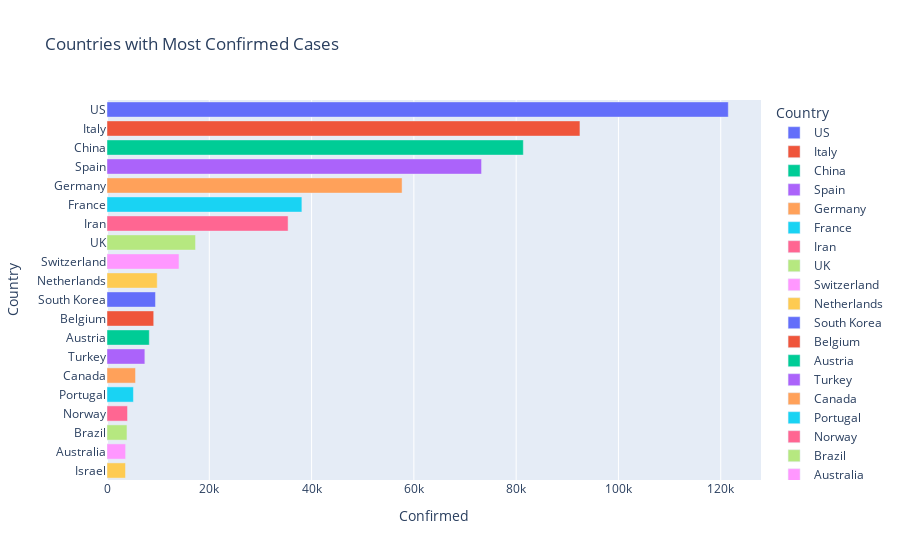
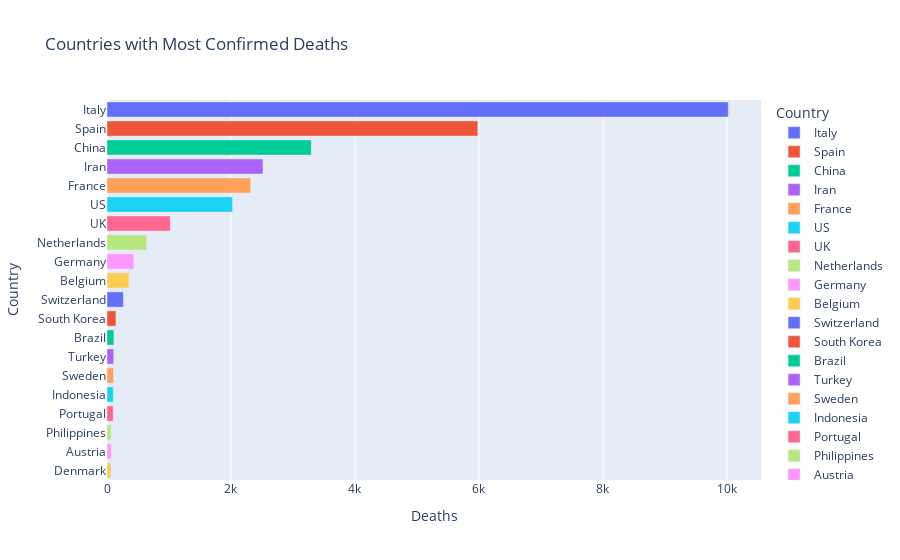

The cell these charts' notebook holds for them, in order:
### Code cell
grp_by_country.sort_values(by='Confirmed', ascending=False, inplace=True)
bar_graph = px.bar(grp_by_country[:20], 
                   x= 'Confirmed', y = 'Country', title= 'Countries with Most Confirmed Cases', 
                   orientation = 'h', color = 'Country'
                  )
bar_graph.show()

color1 = ['red']
bar_graph = px.bar(grp_by_country.sort_values('Deaths', ascending=False)[:20], 
                   x= 'Deaths', y = 'Country', title= 'Countries with Most Confirmed Deaths', 
                   orientation = 'h', color = 'Country'
                  )
bar_graph.show()

Image(pio.to_image(bar_graph, format='png'))

### Figure 1 — Plotly figure (JSON) as saved in the notebook; plotly's stock layout.template omitted (floating-point values rounded to 4 significant figures)
{"data": [{"alignmentgroup": "True", "hoverlabel": {"namelength": 0}, "hovertemplate": "Country=%{y}<br>Confirmed=%{x}", "legendgroup": "US", "marker": {"color": "#636efa"}, "name": "US", "offsetgroup": "US", "orientation": "h", "showlegend": true, "textposition": "auto", "type": "bar", "x": [121478], "xaxis": "x", "y": ["US"], "yaxis": "y"}, {"alignmentgroup": "True", "hoverlabel": {"namelength": 0}, "hovertemplate": "Country=%{y}<br>Confirmed=%{x}", "legendgroup": "Italy", "marker": {"color": "#EF553B"}, "name": "Italy", "offsetgroup": "Italy", "orientation": "h", "showlegend": true, "textposition": "auto", "type": "bar", "x": [92472], "xaxis": "x", "y": ["Italy"], "yaxis": "y"}, {"alignmentgroup": "True", "hoverlabel": {"namelength": 0}, "hovertemplate": "Country=%{y}<br>Confirmed=%{x}", "legendgroup": "China", "marker": {"color": "#00cc96"}, "name": "China", "offsetgroup": "China", "orientation": "h", "showlegend": true, "textposition": "auto", "type": "bar", "x": [81401], "xaxis": "x", "y": ["China"], "yaxis": "y"}, {"alignmentgroup": "True", "hoverlabel": {"namelength": 0}, "hovertemplate": "Country=%{y}<br>Confirmed=%{x}", "legendgroup": "Spain", "marker": {"color": "#ab63fa"}, "name": "Spain", "offsetgroup": "Spain", "orientation": "h", "showlegend": true, "textposition": "auto", "type": "bar", "x": [73235], "xaxis": "x", "y": ["Spain"], "yaxis": "y"}, {"alignmentgroup": "True", "hoverlabel": {"namelength": 0}, "hovertemplate": "Country=%{y}<br>Confirmed=%{x}", "legendgroup": "Germany", "marker": {"color": "#FFA15A"}, "name": "Germany", "offsetgroup": "Germany", "orientation": "h", "showlegend": true, "textposition": "auto", "type": "bar", "x": [57695], "xaxis": "x", "y": ["Germany"], "yaxis": "y"}, {"alignmentgroup": "True", "hoverlabel": {"namelength": 0}, "hovertemplate": "Country=%{y}<br>Confirmed=%{x}", "legendgroup": "France", "marker": {"color": "#19d3f3"}, "name": "France", "offsetgroup": "France", "orientation": "h", "showlegend": true, "textposition": "auto", "type": "bar", "x": [38105], "xaxis": "x", "y": ["France"], "yaxis": "y"}, {"alignmentgroup": "True", "hoverlabel": {"namelength": 0}, "hovertemplate": "Country=%{y}<br>Confirmed=%{x}", "legendgroup": "Iran", "marker": {"color": "#FF6692"}, "name": "Iran", "offsetgroup": "Iran", "orientation": "h", "showlegend": true, "textposition": "auto", "type": "bar", "x": [35408], "xaxis": "x", "y": ["Iran"], "yaxis": "y"}, {"alignmentgroup": "True", "hoverlabel": {"namelength": 0}, "hovertemplate": "Country=%{y}<br>Confirmed=%{x}", "legendgroup": "UK", "marker": {"color": "#B6E880"}, "name": "UK", "offsetgroup": "UK", "orientation": "h", "showlegend": true, "textposition": "auto", "type": "bar", "x": [17312], "xaxis": "x", "y": ["UK"], "yaxis": "y"}, {"alignmentgroup": "True", "hoverlabel": {"namelength": 0}, "hovertemplate": "Country=%{y}<br>Confirmed=%{x}", "legendgroup": "Switzerland", "marker": {"color": "#FF97FF"}, "name": "Switzerland", "offsetgroup": "Switzerland", "orientation": "h", "showlegend": true, "textposition": "auto", "type": "bar", "x": [14076], "xaxis": "x", "y": ["Switzerland"], "yaxis": "y"}, {"alignmentgroup": "True", "hoverlabel": {"namelength": 0}, "hovertemplate": "Country=%{y}<br>Confirmed=%{x}", "legendgroup": "Netherlands", "marker": {"color": "#FECB52"}, "name": "Netherlands", "offsetgroup": "Netherlands", "orientation": "h", "showlegend": true, "textposition": "auto", "type": "bar", "x": [9819], "xaxis": "x", "y": ["Netherlands"], "yaxis": "y"}, {"alignmentgroup": "True", "hoverlabel": {"namelength": 0}, "hovertemplate": "Country=%{y}<br>Confirmed=%{x}", "legendgroup": "South Korea", "marker": {"color": "#636efa"}, "name": "South Korea", "offsetgroup": "South Korea", "orientation": "h", "showlegend": true, "textposition": "auto", "type": "bar", "x": [9478], "xaxis": "x", "y": ["South Korea"], "yaxis": "y"}, {"alignmentgroup": "True", "hoverlabel": {"namelength": 0}, "hovertemplate": "Country=%{y}<br>Confirmed=%{x}", "legendgroup": "Belgium", "marker": {"color": "#EF553B"}, "name": "Belgium", "offsetgroup": "Belgium", "orientation": "h", "showlegend": true, "textposition": "auto", "type": "bar", "x": [9134], "xaxis": "x", "y": ["Belgium"], "yaxis": "y"}, {"alignmentgroup": "True", "hoverlabel": {"namelength": 0}, "hovertemplate": "Country=%{y}<br>Confirmed=%{x}", "legendgroup": "Austria", "marker": {"color": "#00cc96"}, "name": "Austria", "offsetgroup": "Austria", "orientation": "h", "showlegend": true, "textposition": "auto", "type": "bar", "x": [8271], "xaxis": "x", "y": ["Austria"], "yaxis": "y"}, {"alignmentgroup": "True", "hoverlabel": {"namelength": 0}, "hovertemplate": "Country=%{y}<br>Confirmed=%{x}", "legendgroup": "Turkey", "marker": {"color": "#ab63fa"}, "name": "Turkey", "offsetgroup": "Turkey", "orientation": "h", "showlegend": true, "textposition": "auto", "type": "bar", "x": [7402], "xaxis": "x", "y": ["Turkey"], "yaxis": "y"}, {"alignmentgroup": "True", "hoverlabel": {"namelength": 0}, "hovertemplate": "Country=%{y}<br>Confirmed=%{x}", "legendgroup": "Canada", "marker": {"color": "#FFA15A"}, "name": "Canada", "offsetgroup": "Canada", "orientation": "h", "showlegend": true, "textposition": "auto", "type": "bar", "x": [5576], "xaxis": "x", "y": ["Canada"], "yaxis": "y"}, {"alignmentgroup": "True", "hoverlabel": {"namelength": 0}, "hovertemplate": "Country=%{y}<br>Confirmed=%{x}", "legendgroup": "Portugal", "marker": {"color": "#19d3f3"}, "name": "Portugal", "offsetgroup": "Portugal", "orientation": "h", "showlegend": true, "textposition": "auto", "type": "bar", "x": [5170], "xaxis": "x", "y": ["Portugal"], "yaxis": "y"}, {"alignmentgroup": "True", "hoverlabel": {"namelength": 0}, "hovertemplate": "Country=%{y}<br>Confirmed=%{x}", "legendgroup": "Norway", "marker": {"color": "#FF6692"}, "name": "Norway", "offsetgroup": "Norway", "orientation": "h", "showlegend": true, "textposition": "auto", "type": "bar", "x": [4015], "xaxis": "x", "y": ["Norway"], "yaxis": "y"}, {"alignmentgroup": "True", "hoverlabel": {"namelength": 0}, "hovertemplate": "Country=%{y}<br>Confirmed=%{x}", "legendgroup": "Brazil", "marker": {"color": "#B6E880"}, "name": "Brazil", "offsetgroup": "Brazil", "orientation": "h", "showlegend": true, "textposition": "auto", "type": "bar", "x": [3904], "xaxis": "x", "y": ["Brazil"], "yaxis": "y"}, {"alignmentgroup": "True", "hoverlabel": {"namelength": 0}, "hovertemplate": "Country=%{y}<br>Confirmed=%{x}", "legendgroup": "Australia", "marker": {"color": "#FF97FF"}, "name": "Australia", "offsetgroup": "Australia", "orientation": "h", "showlegend": true, "textposition": "auto", "type": "bar", "x": [3640], "xaxis": "x", "y": ["Australia"], "yaxis": "y"}, {"alignmentgroup": "True", "hoverlabel": {"namelength": 0}, "hovertemplate": "Country=%{y}<br>Confirmed=%{x}", "legendgroup": "Israel", "marker": {"color": "#FECB52"}, "name": "Israel", "offsetgroup": "Israel", "orientation": "h", "showlegend": true, "textposition": "auto", "type": "bar", "x": [3619], "xaxis": "x", "y": ["Israel"], "yaxis": "y"}], "layout": {"barmode": "relative", "legend": {"title": {"text": "Country"}, "tracegroupgap": 0}, "title": {"text": "Countries with Most Confirmed Cases"}, "xaxis": {"anchor": "y", "domain": [0, 1], "title": {"text": "Confirmed"}}, "yaxis": {"anchor": "x", "categoryarray": ["Israel", "Australia", "Brazil", "Norway", "Portugal", "Canada", "Turkey", "Austria", "Belgium", "South Korea", "Netherlands", "Switzerland", "UK", "Iran", "France", "Germany", "Spain", "China", "Italy", "US"], "categoryorder": "array", "domain": [0, 1], "title": {"text": "Country"}}}}

### Figure 2 — Plotly figure (JSON) as saved in the notebook; plotly's stock layout.template omitted (floating-point values rounded to 4 significant figures)
{"data": [{"alignmentgroup": "True", "hoverlabel": {"namelength": 0}, "hovertemplate": "Country=%{y}<br>Deaths=%{x}", "legendgroup": "Italy", "marker": {"color": "#636efa"}, "name": "Italy", "offsetgroup": "Italy", "orientation": "h", "showlegend": true, "textposition": "auto", "type": "bar", "x": [10023], "xaxis": "x", "y": ["Italy"], "yaxis": "y"}, {"alignmentgroup": "True", "hoverlabel": {"namelength": 0}, "hovertemplate": "Country=%{y}<br>Deaths=%{x}", "legendgroup": "Spain", "marker": {"color": "#EF553B"}, "name": "Spain", "offsetgroup": "Spain", "orientation": "h", "showlegend": true, "textposition": "auto", "type": "bar", "x": [5982], "xaxis": "x", "y": ["Spain"], "yaxis": "y"}, {"alignmentgroup": "True", "hoverlabel": {"namelength": 0}, "hovertemplate": "Country=%{y}<br>Deaths=%{x}", "legendgroup": "China", "marker": {"color": "#00cc96"}, "name": "China", "offsetgroup": "China", "orientation": "h", "showlegend": true, "textposition": "auto", "type": "bar", "x": [3295], "xaxis": "x", "y": ["China"], "yaxis": "y"}, {"alignmentgroup": "True", "hoverlabel": {"namelength": 0}, "hovertemplate": "Country=%{y}<br>Deaths=%{x}", "legendgroup": "Iran", "marker": {"color": "#ab63fa"}, "name": "Iran", "offsetgroup": "Iran", "orientation": "h", "showlegend": true, "textposition": "auto", "type": "bar", "x": [2517], "xaxis": "x", "y": ["Iran"], "yaxis": "y"}, {"alignmentgroup": "True", "hoverlabel": {"namelength": 0}, "hovertemplate": "Country=%{y}<br>Deaths=%{x}", "legendgroup": "France", "marker": {"color": "#FFA15A"}, "name": "France", "offsetgroup": "France", "orientation": "h", "showlegend": true, "textposition": "auto", "type": "bar", "x": [2317], "xaxis": "x", "y": ["France"], "yaxis": "y"}, {"alignmentgroup": "True", "hoverlabel": {"namelength": 0}, "hovertemplate": "Country=%{y}<br>Deaths=%{x}", "legendgroup": "US", "marker": {"color": "#19d3f3"}, "name": "US", "offsetgroup": "US", "orientation": "h", "showlegend": true, "textposition": "auto", "type": "bar", "x": [2026], "xaxis": "x", "y": ["US"], "yaxis": "y"}, {"alignmentgroup": "True", "hoverlabel": {"namelength": 0}, "hovertemplate": "Country=%{y}<br>Deaths=%{x}", "legendgroup": "UK", "marker": {"color": "#FF6692"}, "name": "UK", "offsetgroup": "UK", "orientation": "h", "showlegend": true, "textposition": "auto", "type": "bar", "x": [1021], "xaxis": "x", "y": ["UK"], "yaxis": "y"}, {"alignmentgroup": "True", "hoverlabel": {"namelength": 0}, "hovertemplate": "Country=%{y}<br>Deaths=%{x}", "legendgroup": "Netherlands", "marker": {"color": "#B6E880"}, "name": "Netherlands", "offsetgroup": "Netherlands", "orientation": "h", "showlegend": true, "textposition": "auto", "type": "bar", "x": [640], "xaxis": "x", "y": ["Netherlands"], "yaxis": "y"}, {"alignmentgroup": "True", "hoverlabel": {"namelength": 0}, "hovertemplate": "Country=%{y}<br>Deaths=%{x}", "legendgroup": "Germany", "marker": {"color": "#FF97FF"}, "name": "Germany", "offsetgroup": "Germany", "orientation": "h", "showlegend": true, "textposition": "auto", "type": "bar", "x": [433], "xaxis": "x", "y": ["Germany"], "yaxis": "y"}, {"alignmentgroup": "True", "hoverlabel": {"namelength": 0}, "hovertemplate": "Country=%{y}<br>Deaths=%{x}", "legendgroup": "Belgium", "marker": {"color": "#FECB52"}, "name": "Belgium", "offsetgroup": "Belgium", "orientation": "h", "showlegend": true, "textposition": "auto", "type": "bar", "x": [353], "xaxis": "x", "y": ["Belgium"], "yaxis": "y"}, {"alignmentgroup": "True", "hoverlabel": {"namelength": 0}, "hovertemplate": "Country=%{y}<br>Deaths=%{x}", "legendgroup": "Switzerland", "marker": {"color": "#636efa"}, "name": "Switzerland", "offsetgroup": "Switzerland", "orientation": "h", "showlegend": true, "textposition": "auto", "type": "bar", "x": [264], "xaxis": "x", "y": ["Switzerland"], "yaxis": "y"}, {"alignmentgroup": "True", "hoverlabel": {"namelength": 0}, "hovertemplate": "Country=%{y}<br>Deaths=%{x}", "legendgroup": "South Korea", "marker": {"color": "#EF553B"}, "name": "South Korea", "offsetgroup": "South Korea", "orientation": "h", "showlegend": true, "textposition": "auto", "type": "bar", "x": [144], "xaxis": "x", "y": ["South Korea"], "yaxis": "y"}, {"alignmentgroup": "True", "hoverlabel": {"namelength": 0}, "hovertemplate": "Country=%{y}<br>Deaths=%{x}", "legendgroup": "Brazil", "marker": {"color": "#00cc96"}, "name": "Brazil", "offsetgroup": "Brazil", "orientation": "h", "showlegend": true, "textposition": "auto", "type": "bar", "x": [111], "xaxis": "x", "y": ["Brazil"], "yaxis": "y"}, {"alignmentgroup": "True", "hoverlabel": {"namelength": 0}, "hovertemplate": "Country=%{y}<br>Deaths=%{x}", "legendgroup": "Turkey", "marker": {"color": "#ab63fa"}, "name": "Turkey", "offsetgroup": "Turkey", "orientation": "h", "showlegend": true, "textposition": "auto", "type": "bar", "x": [108], "xaxis": "x", "y": ["Turkey"], "yaxis": "y"}, {"alignmentgroup": "True", "hoverlabel": {"namelength": 0}, "hovertemplate": "Country=%{y}<br>Deaths=%{x}", "legendgroup": "Sweden", "marker": {"color": "#FFA15A"}, "name": "Sweden", "offsetgroup": "Sweden", "orientation": "h", "showlegend": true, "textposition": "auto", "type": "bar", "x": [105], "xaxis": "x", "y": ["Sweden"], "yaxis": "y"}, {"alignmentgroup": "True", "hoverlabel": {"namelength": 0}, "hovertemplate": "Country=%{y}<br>Deaths=%{x}", "legendgroup": "Indonesia", "marker": {"color": "#19d3f3"}, "name": "Indonesia", "offsetgroup": "Indonesia", "orientation": "h", "showlegend": true, "textposition": "auto", "type": "bar", "x": [102], "xaxis": "x", "y": ["Indonesia"], "yaxis": "y"}, {"alignmentgroup": "True", "hoverlabel": {"namelength": 0}, "hovertemplate": "Country=%{y}<br>Deaths=%{x}", "legendgroup": "Portugal", "marker": {"color": "#FF6692"}, "name": "Portugal", "offsetgroup": "Portugal", "orientation": "h", "showlegend": true, "textposition": "auto", "type": "bar", "x": [100], "xaxis": "x", "y": ["Portugal"], "yaxis": "y"}, {"alignmentgroup": "True", "hoverlabel": {"namelength": 0}, "hovertemplate": "Country=%{y}<br>Deaths=%{x}", "legendgroup": "Philippines", "marker": {"color": "#B6E880"}, "name": "Philippines", "offsetgroup": "Philippines", "orientation": "h", "showlegend": true, "textposition": "auto", "type": "bar", "x": [68], "xaxis": "x", "y": ["Philippines"], "yaxis": "y"}, {"alignmentgroup": "True", "hoverlabel": {"namelength": 0}, "hovertemplate": "Country=%{y}<br>Deaths=%{x}", "legendgroup": "Austria", "marker": {"color": "#FF97FF"}, "name": "Austria", "offsetgroup": "Austria", "orientation": "h", "showlegend": true, "textposition": "auto", "type": "bar", "x": [68], "xaxis": "x", "y": ["Austria"], "yaxis": "y"}, {"alignmentgroup": "True", "hoverlabel": {"namelength": 0}, "hovertemplate": "Country=%{y}<br>Deaths=%{x}", "legendgroup": "Denmark", "marker": {"color": "#FECB52"}, "name": "Denmark", "offsetgroup": "Denmark", "orientation": "h", "showlegend": true, "textposition": "auto", "type": "bar", "x": [65], "xaxis": "x", "y": ["Denmark"], "yaxis": "y"}], "layout": {"barmode": "relative", "legend": {"title": {"text": "Country"}, "tracegroupgap": 0}, "title": {"text": "Countries with Most Confirmed Deaths"}, "xaxis": {"anchor": "y", "domain": [0, 1], "title": {"text": "Deaths"}}, "yaxis": {"anchor": "x", "categoryarray": ["Denmark", "Austria", "Philippines", "Portugal", "Indonesia", "Sweden", "Turkey", "Brazil", "South Korea", "Switzerland", "Belgium", "Germany", "Netherlands", "UK", "US", "France", "Iran", "China", "Spain", "Italy"], "categoryorder": "array", "domain": [0, 1], "title": {"text": "Country"}}}}
